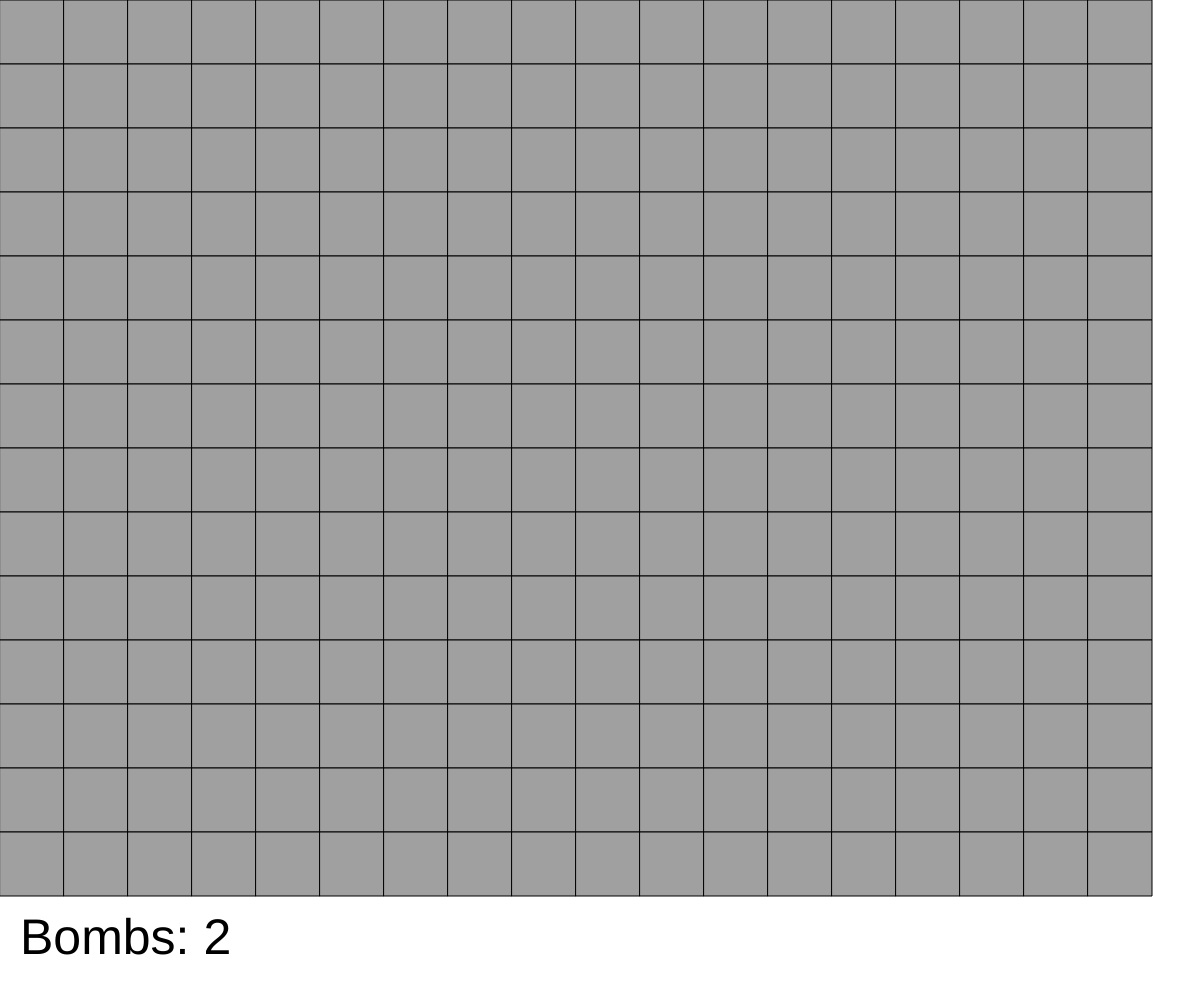
Frame 1 (no input)
Frame 60 (no input): identical to frame 1, image omitted
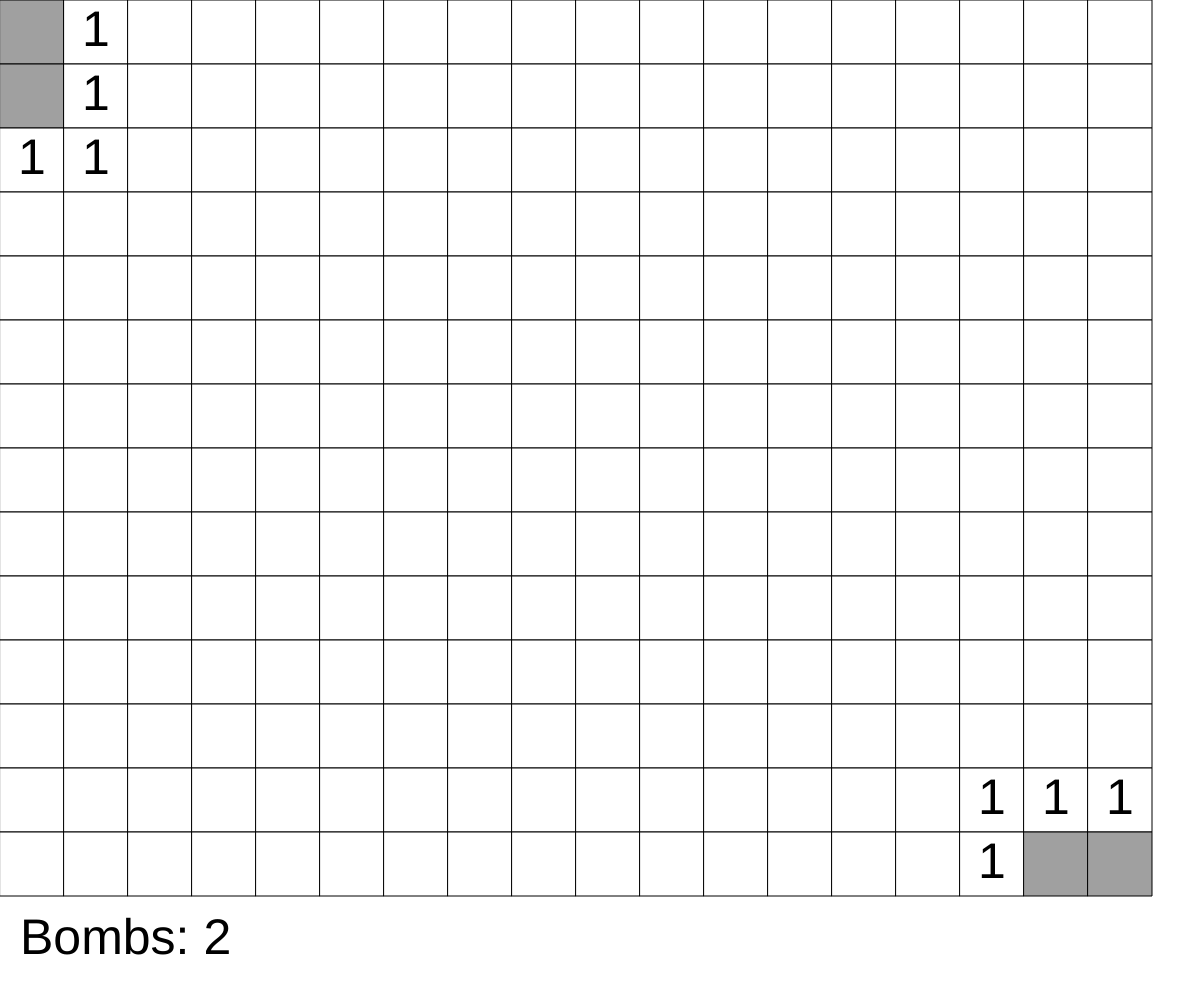
Frame 120 (the mouse pressed at the canvas centre since frame 60)

The p5.js sketch that drew these frames (run headless with seeded random() and noise() and a simulated clock; from frame 60 on, the mouse is pressed at the canvas centre):

// p5.js sketch
// ── sketch.js
let cols,
		rows,
		cellSize,
		bombsCount,
		map = [];



function setup() {
	createCanvas(windowWidth, windowHeight);

	bombsCount = 2;
	cellSize = 64;

	cols = Math.floor(width / cellSize);
	rows = Math.floor(height / cellSize) - 1;

	textSize(50);

	createMap();
}



function draw() {
	background(255);

	textAlign(CENTER, CENTER);
	for (let i = 0; i < cols; i++) {
		for (let j = 0; j < rows; j++) {
			map[j][i].draw();
		}
	}


	textAlign(LEFT, CENTER);
	fill(0);
	text(`Bombs: ${bombsCount}`, 20, height - 60);
}



function rand(min=0, max=10) {
	return Math.floor(Math.random() * (max - min) + min);
}



function createMap() {
	for (let i = 0; i < rows; i++) {
		map[i] = [];

		for (let j = 0; j < cols; j++) {
			map[i][j] = new Cell(j, i);
		}
	}


	for (let i = 0; i < bombsCount; i++) {
		let x = rand(0, cols),
				y = rand(0, rows);

		if (map[y][x].isBomb) {
			i--;
			continue;
		}

		map[y][x].isBomb = true;
	}


	for (let i = 0; i < rows; i++) {
		for (let j = 0; j < cols; j++) {
			let cell = map[i][j];

			if (!cell.isBomb) continue;

			setNumbers(j, i);
		}
	}
}



function setNumbers(x, y) {
	for (let i = -1; i <= 1; i++) {
		for (let j = -1; j <= 1; j++) {
			let _x = x + j,
					_y = y + i;

			if (_y < 0 || _y >= rows || 
					_x < 0 || _x >= cols) continue;

			map[_y][_x].n++;
		}
	}
}



function showCell(x, y) {
	map[y][x].isHidden = false;

	if (map[y][x].n !== 0) return;

	for (let i = -1; i <= 1; i++) {
		for (let j = -1; j <= 1; j++) {
			let _x = x + j,
					_y = y + i;

			if (_y < 0 || _y >= rows || 
					_x < 0 || _x >= cols || 
					!map[_y][_x].isHidden) continue;

			showCell(_x, _y);
		}
	}
}



function mousePressed() {
	let x = Math.trunc(mouseX / cellSize),
			y = Math.trunc(mouseY / cellSize);

	if (x >= cols || y >= rows) return;

	let cell = map[y][x];


	if (mouseButton === RIGHT) {
		cell.isFlag = cell.isFlag ? false : true;
		checkWin();
		return;
	}


	if (cell.isFlag) return;


	if (cell.isBomb) {
		cell.isHidden = false;

		setTimeout(() => {
			alert('You loose');
			setup();
		}, 50);

	} else {
		cell.isHidden = false;
		if (cell.n === 0) showCell(x, y);

		checkWin();
	}
}



window.oncontextmenu = event => {
	event.preventDefault();
};



function checkWin() {
	for (let i = 0; i < rows; i++) {
		for (let j = 0; j < cols; j++) {
			let cell = map[i][j];

			if (cell.isBomb && !cell.isFlag) return;
		}
	}

	win();
}



function win() {
	setTimeout(() => {
		alert('You win');
		setup();
	}, 50);
}


// ── cell.js
class Cell {
	constructor(ox, oy) {
		this.ox = ox;
		this.oy = oy;
		this.x = this.ox * cellSize;
		this.y = this.oy * cellSize;
		this.isHidden = true;
		this.isFlag = false;
		this.isBomb = false;
		this.n = 0;
	}


	draw() {
		if (this.isHidden) {
			if (this.isFlag) {
				fill(0, 0, 255);
			} else {
				fill(160);
			}
			rect(this.x, this.y, cellSize, cellSize);

		} else {

			if (this.isBomb) {
				fill(255, 0, 0);
				rect(this.x, this.y, cellSize, cellSize);

			} else {

				fill(255);
				rect(this.x, this.y, cellSize, cellSize);

				if (this.n > 0) {
					fill(0);
					text(this.n, this.x + cellSize/2,
											this.y + cellSize/2);
				}
			}
		}
	}
}
